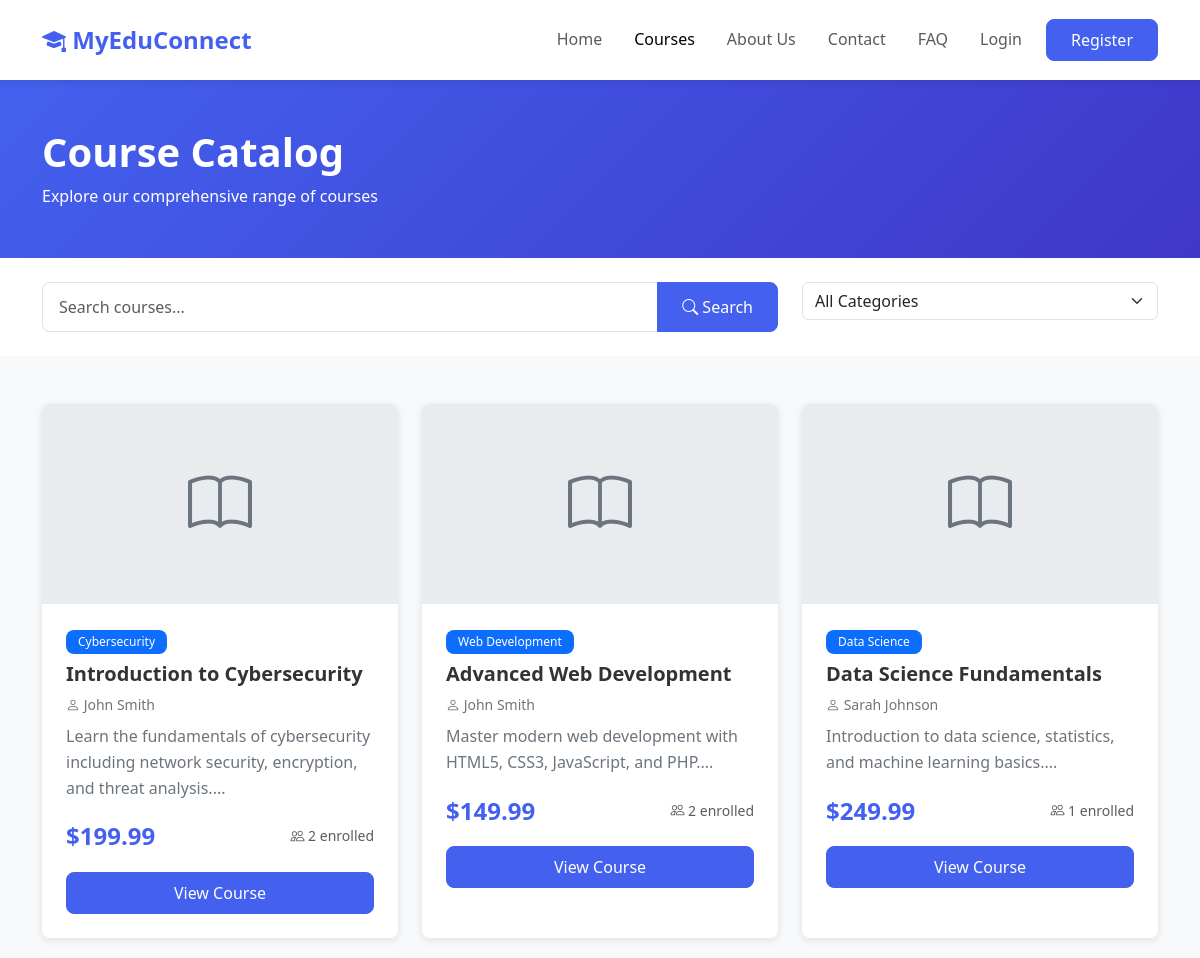
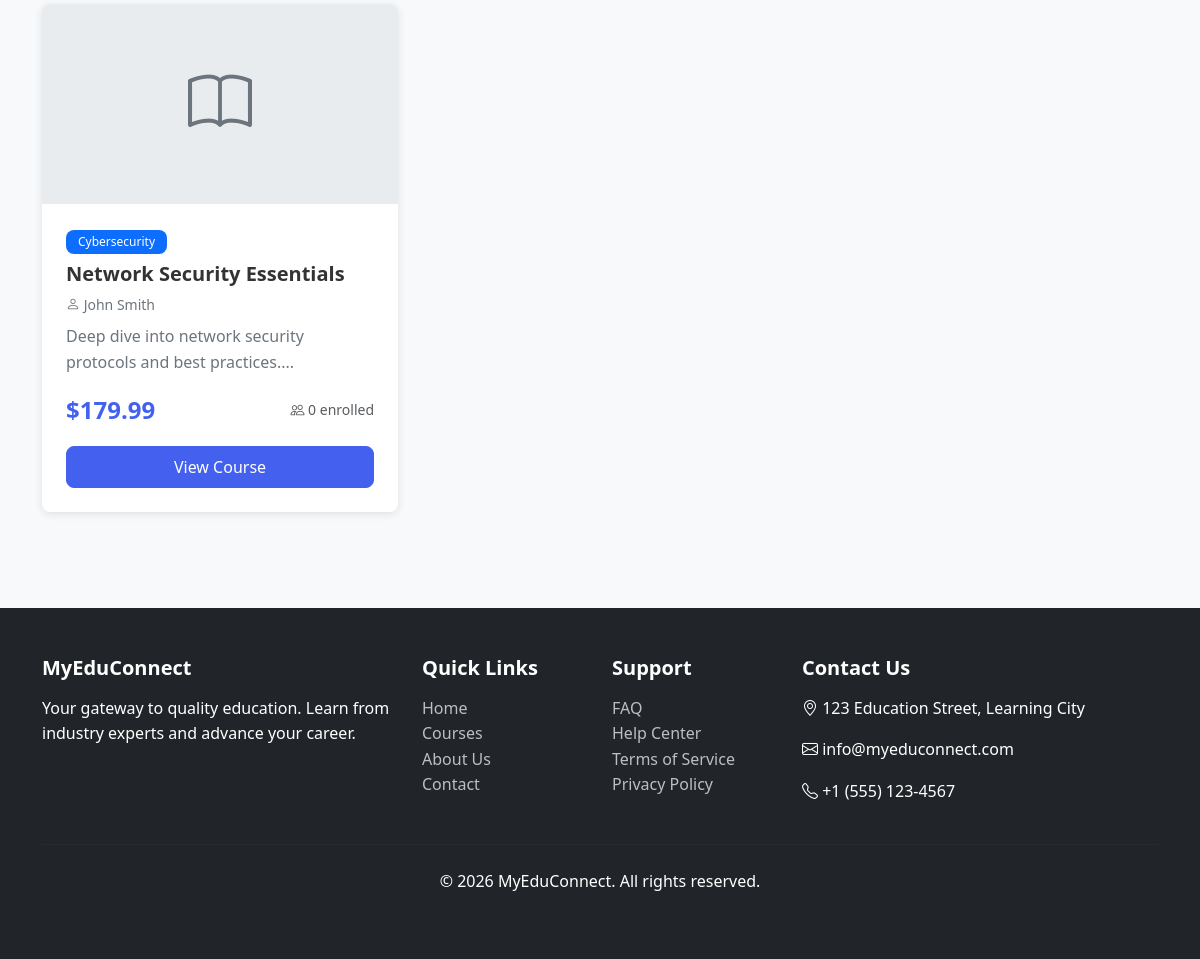
/courses.php, run on the app's committed database (2 pictures, top to bottom).
### tables this page shows
CREATE TABLE courses (
    course_id INT AUTO_INCREMENT PRIMARY KEY,
    title VARCHAR(255) NOT NULL,
    description TEXT,
    instructor_id INT NOT NULL,
    category VARCHAR(100),
    thumbnail VARCHAR(255),
    price DECIMAL(10, 2) DEFAULT 0.00,
    duration_weeks INT DEFAULT 8,
    max_students INT DEFAULT 50,
    enrollment_count INT DEFAULT 0,
    status ENUM('draft', 'published', 'archived') DEFAULT 'draft',
    created_at TIMESTAMP DEFAULT CURRENT_TIMESTAMP,
    updated_at TIMESTAMP DEFAULT CURRENT_TIMESTAMP ON UPDATE CURRENT_TIMESTAMP,
    FOREIGN KEY (instructor_id) REFERENCES teachers(teacher_id) ON DELETE CASCADE,
    INDEX idx_instructor (instructor_id),
    INDEX idx_category (category),
    INDEX idx_status (status),
    INDEX idx_title (title)
);

### includes/functions.php (called while the page is built, shortened)
<?php
require_once __DIR__ . '/../config/database.php';
function isLoggedIn() {
    return isset($_SESSION['user_id']) && !empty($_SESSION['user_id']);
}
function formatCurrency($amount) {
    return '$' . number_format($amount, 2);
}
function getAllCourses($status = 'published') {
    $query = "SELECT c.*, u.first_name, u.last_name, CONCAT(u.first_name, ' ', u.last_name) as instructor_name
              FROM courses c
              JOIN teachers t ON c.instructor_id = t.teacher_id
              JOIN users u ON t.user_id = u.user_id
              WHERE c.status = ?
              ORDER BY c.created_at DESC";
    return dbSelect($query, [$status]);
}

### config/database.php (called while the page is built, shortened)
<?php
class Database {
    private static $instance = null;
    private $connection;
    private function __construct() {
        try {
            $dsn = "mysql:host=" . DB_HOST . ";dbname=" . DB_NAME . ";charset=" . DB_CHARSET;
            $options = [
                PDO::ATTR_ERRMODE => PDO::ERRMODE_EXCEPTION,
                PDO::ATTR_DEFAULT_FETCH_MODE => PDO::FETCH_ASSOC,
                PDO::ATTR_EMULATE_PREPARES => false,
                PDO::ATTR_PERSISTENT => false
            ];
            $this->connection = new PDO($dsn, DB_USER, DB_PASS, $options);
        } catch (PDOException $e) {
            die("Database Connection Failed: " . $e->getMessage());
        }
    }
    public static function getInstance() {
        if (self::$instance === null) {
            self::$instance = new self();
        }
        return self::$instance;
    }
    public function getConnection() {
        return $this->connection;
    }
}
function dbSelect($query, $params = []) {
    $db = Database::getInstance()->getConnection();
    $stmt = $db->prepare($query);
    $stmt->execute($params);
    return $stmt->fetchAll();
}

### courses.php (the view, shortened to what this page needs)
<?php
require_once 'includes/functions.php';
$keyword = $_GET['search'] ?? '';
$category = $_GET['category'] ?? '';
if (!empty($keyword)) {
    $courses = searchCourses($keyword);
} elseif (!empty($category)) {
    $courses = dbSelect("SELECT c.*, t.first_name, t.last_name, CONCAT(t.first_name, ' ', t.last_name) as instructor_name
                        FROM courses c
                        JOIN teachers t ON c.instructor_id = t.teacher_id
                        WHERE c.status = 'published' AND c.category = ?
                        ORDER BY c.created_at DESC", [$category]);
} else {
    $courses = getAllCourses('published');
}
?>
<!DOCTYPE html>
<html lang="en">
<head>
    <link href="https://cdn.jsdelivr.net/npm/bootstrap@5.3.0/dist/css/bootstrap.min.css" rel="stylesheet">
    <link href="https://cdn.jsdelivr.net/npm/bootstrap-icons@1.10.0/font/bootstrap-icons.css" rel="stylesheet">
    <link href="<?php echo APP_URL; ?>/assets/css/style.css" rel="stylesheet">
</head>
<body>
    <nav class="navbar navbar-expand-lg navbar-light bg-white sticky-top">
        <div class="container">
            <a class="navbar-brand" href="<?php echo APP_URL; ?>">
                <i class="bi bi-mortarboard-fill"></i> <?php echo APP_NAME; ?>
            </a>
            <div class="collapse navbar-collapse" id="navbarNav">
                <ul class="navbar-nav ms-auto">
                    <li class="nav-item">
                        <a class="nav-link" href="<?php echo APP_URL; ?>">Home</a>
                    </li>
                    <li class="nav-item">
                        <a class="nav-link active" href="<?php echo APP_URL; ?>/courses.php">Courses</a>
                    </li>
                    <li class="nav-item">
                        <a class="nav-link" href="<?php echo APP_URL; ?>/about.php">About Us</a>
                    </li>
                    <li class="nav-item">
                        <a class="nav-link" href="<?php echo APP_URL; ?>/contact.php">Contact</a>
                    </li>
                    <li class="nav-item">
                        <a class="nav-link" href="<?php echo APP_URL; ?>/faq.php">FAQ</a>
                    </li>
                    <?php if (isLoggedIn()): ?>
                        <?php if (isStudent()): ?>
                            <li class="nav-item">
                                <a class="nav-link" href="<?php echo APP_URL; ?>/student/dashboard.php">Dashboard</a>
                            </li>
                        <?php elseif (isTeacher()): ?>
                            <li class="nav-item">
                                <a class="nav-link" href="<?php echo APP_URL; ?>/teacher/dashboard.php">Dashboard</a>
                            </li>
                        <?php elseif (isAdmin()): ?>
                            <li class="nav-item">
                                <a class="nav-link" href="<?php echo APP_URL; ?>/admin/dashboard.php">Dashboard</a>
                            </li>
                        <?php endif; ?>
                        <li class="nav-item">
                            <a class="nav-link" href="<?php echo APP_URL; ?>/logout.php">Logout</a>
                        </li>
                    <?php else: ?>
                        <li class="nav-item">
                            <a class="nav-link" href="<?php echo APP_URL; ?>/login.php">Login</a>
                        </li>
                        <li class="nav-item">
                            <a class="btn btn-primary ms-2" href="<?php echo APP_URL; ?>/register.php">Register</a>
                        </li>
                    <?php endif; ?>
                </ul>
            </div>
        </div>
    </nav>
    <section class="py-5" style="background: linear-gradient(135deg, var(--primary-color) 0%, var(--secondary-color) 100%); color: white;">
        <div class="container">
            <h1 class="fw-bold">Course Catalog</h1>
            <p class="mb-0">Explore our comprehensive range of courses</p>
        </div>
    </section>
    <section class="py-4 bg-white">
        <div class="container">
            <div class="row">
                <div class="col-md-8">
                    <form method="GET" action="">
                        <div class="input-group">
                            <input type="text" class="form-control" name="search" placeholder="Search courses..."
                                   value="<?php echo htmlspecialchars($keyword); ?>">
                            <button class="btn btn-primary" type="submit">
                                <i class="bi bi-search"></i> Search
                            </button>
                        </div>
                    </form>
                </div>
                <div class="col-md-4">
                    <form method="GET" action="">
                        <select class="form-select" name="category" onchange="this.form.submit()">
                            <option value="">All Categories</option>
                        </select>
                    </form>
                </div>
            </div>
        </div>
    </section>
    <section class="py-5">
        <div class="container">
            <?php if (!empty($courses)): ?>
                <div class="row g-4">
                    <?php foreach ($courses as $course): ?>
                        <div class="col-md-4">
                            <div class="course-card h-100">
                                <div class="course-image">
                                    <i class="bi bi-book" style="font-size: 4rem;"></i>
                                </div>
                                <div class="course-info">
                                    <span class="badge bg-primary mb-2"><?php echo htmlspecialchars($course['category']); ?></span>
                                    <h5 class="course-title"><?php echo htmlspecialchars($course['title']); ?></h5>
                                    <p class="course-instructor">
                                        <i class="bi bi-person"></i> <?php echo htmlspecialchars($course['instructor_name']); ?>
                                    </p>
                                    <p class="card-text"><?php echo substr(htmlspecialchars($course['description']), 0, 100); ?>...</p>
                                    <div class="d-flex justify-content-between align-items-center mb-3">
                                        <span class="course-price"><?php echo formatCurrency($course['price']); ?></span>
                                        <small class="text-muted">
                                            <i class="bi bi-people"></i> <?php echo $course['enrollment_count']; ?> enrolled
                                        </small>
                                    </div>
                                    <div class="d-flex gap-2">
                                        <a href="<?php echo APP_URL; ?>/course.php?id=<?php echo $course['course_id']; ?>"
                                           class="btn btn-primary flex-grow-1">View Course</a>
                                    </div>
                                </div>
                            </div>
                        </div>
                    <?php endforeach; ?>
                </div>
            <?php endif; ?>
        </div>
    </section>
    <footer class="footer">
        <div class="container">
            <div class="row">
                <div class="col-md-4">
                    <h5><?php echo APP_NAME; ?></h5>
                    <p>Your gateway to quality education. Learn from industry experts and advance your career.</p>
                </div>
                <div class="col-md-2">
                    <h5>Quick Links</h5>
                    <ul class="list-unstyled">
                        <li><a href="<?php echo APP_URL; ?>">Home</a></li>
                        <li><a href="<?php echo APP_URL; ?>/courses.php">Courses</a></li>
                        <li><a href="<?php echo APP_URL; ?>/about.php">About Us</a></li>
                        <li><a href="<?php echo APP_URL; ?>/contact.php">Contact</a></li>
                    </ul>
                </div>
                <div class="col-md-2">
                    <h5>Support</h5>
                    <ul class="list-unstyled">
                        <li><a href="<?php echo APP_URL; ?>/faq.php">FAQ</a></li>
                        <li><a href="#">Help Center</a></li>
                        <li><a href="#">Terms of Service</a></li>
                        <li><a href="#">Privacy Policy</a></li>
                    </ul>
                </div>
                <div class="col-md-4">
                    <h5>Contact Us</h5>
                    <p><i class="bi bi-geo-alt"></i> 123 Education Street, Learning City</p>
                    <p><i class="bi bi-envelope"></i> info@myeduconnect.com</p>
                    <p><i class="bi bi-telephone"></i> +1 (555) 123-4567</p>
                </div>
            </div>
            <hr class="mt-4 mb-4" style="border-color: rgba(255,255,255,0.1);">
            <div class="text-center">
                <p>&copy; <?php echo date('Y'); ?> <?php echo APP_NAME; ?>. All rights reserved.</p>
            </div>
        </div>
    </footer>
</body>
</html>

### assets/css/style.css (style rules this page uses)
:root { --primary-color: #4361ee; --secondary-color: #3f37c9; --success-color: #4cc9f0; --danger-color: #f72585; --warning-color: #f8961e; --info-color: #4cc9f0; --light-color: #f8f9fa; --dark-color: #212529; --gray-color: #6c757d; --border-radius: 8px; --box-shadow: 0 2px 8px rgba(0, 0, 0, 0.1); --transition: all 0.3s ease; }
body { font-family: 'Segoe UI', Tahoma, Geneva, Verdana, sans-serif; line-height: 1.6; color: #333; background-color: #f8f9fa; }
a { color: var(--primary-color); text-decoration: none; transition: var(--transition); }
.navbar { box-shadow: var(--box-shadow); padding: 1rem 0; }
.navbar-brand { font-weight: 700; font-size: 1.5rem; color: var(--primary-color) !important; }
.nav-link { font-weight: 500; padding: 0.5rem 1rem !important; border-radius: var(--border-radius); }
.card-text { color: var(--gray-color); margin-bottom: 1rem; }
.btn { border-radius: var(--border-radius); padding: 0.5rem 1.5rem; font-weight: 500; transition: var(--transition); }
.btn-primary { background-color: var(--primary-color); border-color: var(--primary-color); }
.form-control { border-radius: var(--border-radius); border: 1px solid #dee2e6; padding: 0.75rem 1rem; transition: var(--transition); }
.course-card { border-radius: var(--border-radius); overflow: hidden; box-shadow: var(--box-shadow); transition: var(--transition); background: white; }
.course-card .course-image { height: 200px; background-color: #e9ecef; display: flex; align-items: center; justify-content: center; color: var(--gray-color); }
.course-card .course-info { padding: 1.5rem; }
.course-card .course-title { font-weight: 600; font-size: 1.25rem; margin-bottom: 0.5rem; }
.course-card .course-instructor { color: var(--gray-color); font-size: 0.875rem; margin-bottom: 0.5rem; }
.course-card .course-price { font-size: 1.5rem; font-weight: 700; color: var(--primary-color); }
.footer { background-color: var(--dark-color); color: white; padding: 3rem 0; margin-top: 3rem; }
.footer h5 { font-weight: 600; margin-bottom: 1rem; }
.footer a { color: rgba(255, 255, 255, 0.7); }
.badge { padding: 0.375rem 0.75rem; border-radius: var(--border-radius); font-weight: 500; }

### data on the page
courses: category "Cybersecurity", title "Introduction to Cybersecurity", instructor_name "John Smith", description "Learn the fundamentals of cybersecurity including network security, encryption, and threat analysis.", price "$199.99", enrollment_count "2"
courses: category "Web Development", title "Advanced Web Development", instructor_name "John Smith", description "Master modern web development with HTML5, CSS3, JavaScript, and PHP.", price "$149.99", enrollment_count "2"
courses: category "Data Science", title "Data Science Fundamentals", instructor_name "Sarah Johnson", description "Introduction to data science, statistics, and machine learning basics.", price "$249.99", enrollment_count "1"
courses: category "Cybersecurity", title "Network Security Essentials", instructor_name "John Smith", description "Deep dive into network security protocols and best practices.", price "$179.99", enrollment_count "0"

### other printed values
APP_NAME "MyEduConnect"
